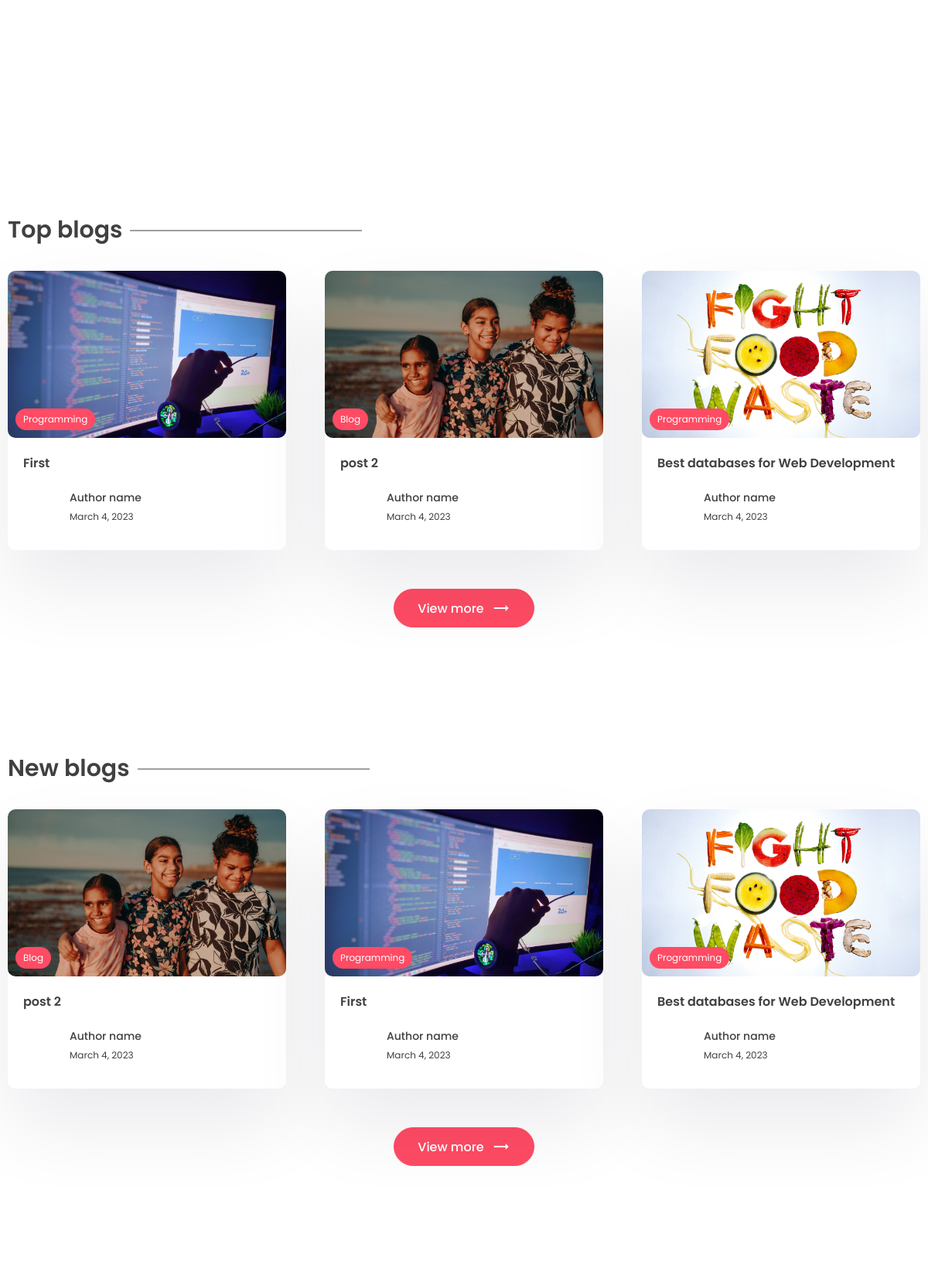
The app's page / (middle part), older data.
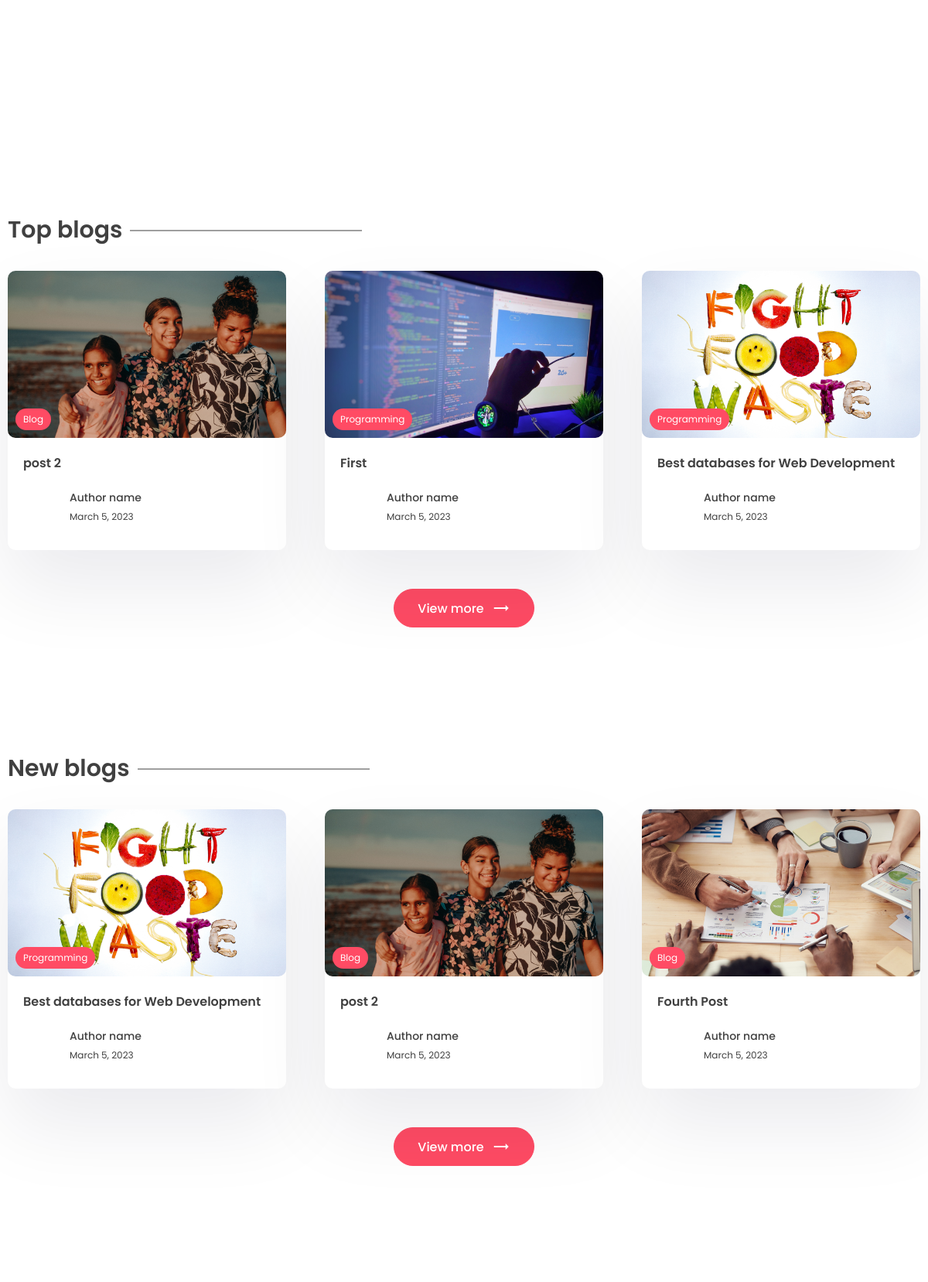
The same page, newer data.
### app/models.py (models this page shows, shortened)
class Post(models.Model):
    title = models.CharField(max_length=200)
    content = models.TextField()
    last_updated = models.DateTimeField(auto_now=True)
    slug = models.SlugField(max_length=200, unique=True)
    image = models.ImageField(null=True, blank=True, upload_to="images/")
    tag = models.ManyToManyField(Tag, blank=True, related_name='post')
    view_count = models.IntegerField(null=True, blank=True)
    is_featured = models.BooleanField(default=False)
    author = models.ForeignKey(User,on_delete=models.CASCADE,null=True,blank=True)

class Tag(models.Model):
    name = models.CharField(max_length=50)
    description = models.CharField(max_length=150)
    slug = models.SlugField(max_length=50, unique=True)

### app/views.py (the view)
# urls.py: path('',views.index, name="home"),
def index(request):
    posts = Post.objects.all()
    subscribe_form = SubscribeForm()
    subscribe_success = None
    top_posts = Post.objects.all().order_by('-view_count')[0:3]
    recent_posts = Post.objects.all().order_by('-last_updated')[0:3]
    featured_post = Post.objects.filter(is_featured = True)
    if request.POST:
        subscribe_form = SubscribeForm(request.POST)
        if subscribe_form.is_valid():
            subscribe_form.save()
            subscribe_success = 'Subscribed Succesfully'
            subscribe_form = SubscribeForm()
    context = {'posts': posts, 'top_posts': top_posts,
               'recent_posts': recent_posts,
               'featured_post':featured_post,
               'subscribe_form':subscribe_form,
               'subscribe_success':subscribe_success
               }
    return render(request, 'app/index.html', context)

### app/templates/app/index.html (shortened to what this page needs)
{% extends 'base.html' %}
{% load static %}
{% block content %}
    <main class="sp">
    </main>
    <section class="sp">
    </section>
    <section class="sp">
      <div class="container">
        <h1 class="sec-title">Top blogs</h1>
        <div class="grid-3">
          {% for post in top_posts %}
          <a href="{% url 'post_page' post.slug %}">
            <div class="card">
              <div class="post-img">
                <img src="{{post.image.url}}" alt="" />
                <div class="tag">{{post.tag.all.0.name}}</div>
              </div>
              <div class="card-content">
                <h3>
                  {{post.title}}
                </h3>
                <div class="author">
                  <div class="profile-pic">
                  </div>
                  <div class="details">
                    <p>Author name</p>
                    <small>{{post.last_updated|date}}</small>
                  </div>
                </div>
              </div>
            </div>
          </a>
          {% endfor %}
        </div>
        <center>
          <a href=""><button class="btn btn-primary rounded view">
            View more <span class="material-icons"> trending_flat </span>
          </button></a>
        </center>
      </div>
    </section>
    <section class="sp">
      <div class="container">
        <h1 class="sec-title">New blogs</h1>
        <div class="grid-3">
            {% for post in recent_posts %}
          <a href="{% url 'post_page' post.slug %}">
            <div class="card">
              <div class="post-img">
                <img src="{{post.image.url}}" alt="" />
                <div class="tag">{{post.tag.all.0.name}}</div>
              </div>
              <div class="card-content">
                <h3>
                  {{post.title}}
                </h3>
                <div class="author">
                  <div class="profile-pic">
                  </div>
                  <div class="details">
                    <p>Author name</p>
                    <small>{{post.last_updated|date}}</small>
                  </div>
                </div>
              </div>
            </div>
          </a>
          {% endfor %}
        </div>
        <center>
          <a href=""><button class="btn btn-primary rounded view">
            View more <span class="material-icons"> trending_flat </span>
          </button></a>
        </center>
      </div>
    </section>
    {% endblock content %}

Row changes from the older to the newer data that the page shows:
no longer on one of the page's lists (row edited): Post: tag.all.0.name "Programming", title "First", last_updated "March 4, 2023"
changed Post "post 2": last_updated "March 4, 2023" → "March 5, 2023"; moves up the list
changed Post "First": last_updated "March 4, 2023" → "March 5, 2023"
changed Post "Best databases for Web Development": last_updated "March 4, 2023" → "March 5, 2023"; moves up the list
added Post: image (picture), tag.all.0.name "Blog", title "Fourth Post", last_updated "March 5, 2023", shown under "New blogs"
